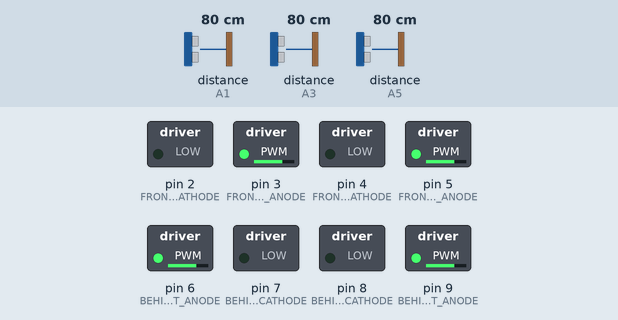
A sketch run on a simulated Arduino Uno, built with avr-gcc and run on an emulated ATmega328P. On the bench: switched loads named in the sketch (green lamp = pin HIGH). Wiring (inferred from the names in the program): 3 × ultrasonic range finder: trigger A0, echo A1 / trigger A2, echo A3 / trigger A4, echo A5. Dashed ring = blinking. The inputs (shaded band) are chosen by the test bench; at power-on: distance to the obstacle (sensors on A1, A3, A5) 80 cm. The echo pulse lasts 58.3 µs per cm; pins used as bus, display or sensor lines are not drawn.

Above: at 1.2 s.
1.3 s: distance to the obstacle (sensor on A1) set to 63 cm
2.8 s: distance to the obstacle (sensor on A1) set to 56 cm
At 4.0 s:
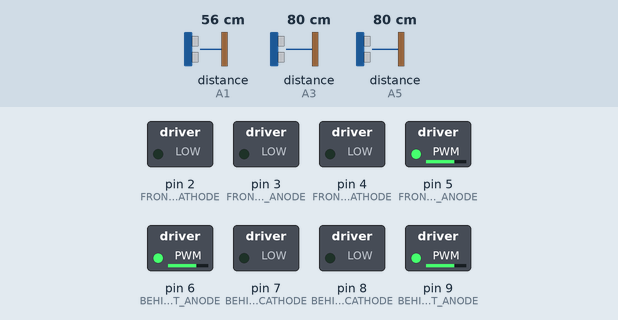
5.8 s: distance to the obstacle (sensor on A3) set to 85 cm
At 8.0 s:
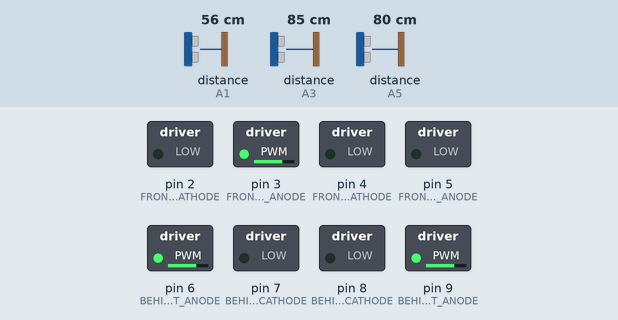
8.8 s: distance to the obstacle (sensor on A3) set to 2 cm
At 10.2 s:
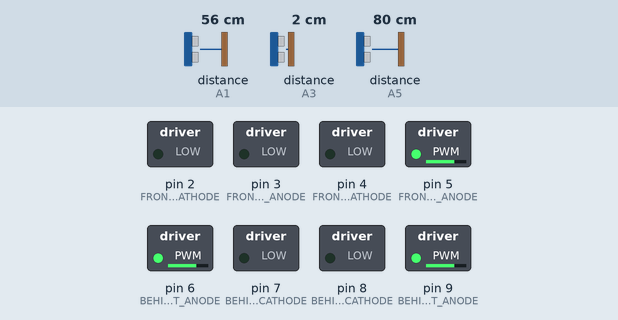
11.8 s: distance to the obstacle (sensor on A3) set to 120 cm
At 13.2 s:
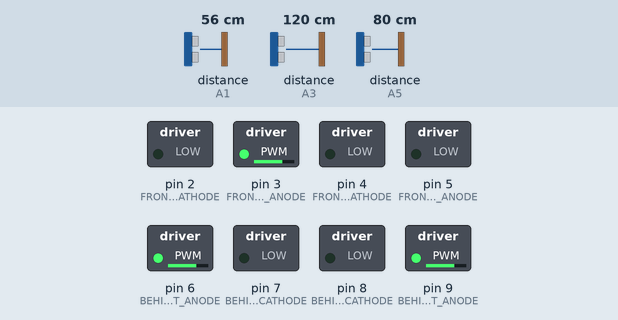
Timing chart, 0 to 15.8 s (numbered marks = the images above; inputs shaded):
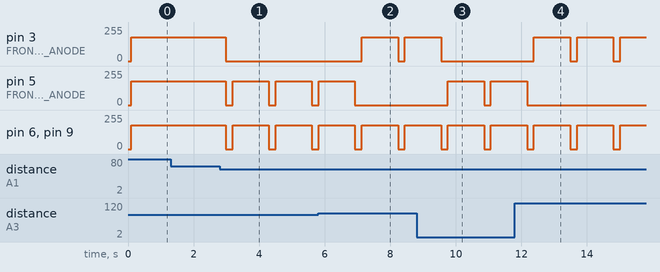

Measured:
- the behaviour switches between 61 and 60 cm on distance to the obstacle (sensor on A1) (found by bisection; images 0 and 1)
- the behaviour switches between 80 and 81 cm on distance to the obstacle (sensor on A3) (found by bisection; images 1 and 2)
- after the input at 1.3 s, every drawn part: stays the same
- after the input at 2.8 s, pin 3 (FRONT_RIGHT_ANODE): 180/255 → 0/255 after 0.18 s; pin 5 (FRONT_LEFT_ANODE), pin 6 (BEHIND_RIGHT_ANODE), pin 9 (BEHIND_LEFT_ANODE): alternates 180/255 for 1.1 s and 0/255 for 0.21 s, starting after 0.18 s
- after the input at 5.8 s, pin 3 (FRONT_RIGHT_ANODE): 0/255 → 180/255 after 1.3 s, → 0/255 1.1 s later, → 180/255 0.21 s later; pin 5 (FRONT_LEFT_ANODE): goes on until 6.9 s, then stays 0/255
- after the input at 8.8 s, pin 3 (FRONT_RIGHT_ANODE): goes on until 9.6 s, then stays 0/255; pin 5 (FRONT_LEFT_ANODE): 0/255 → 180/255 after 0.96 s, → 0/255 1.1 s later, → 180/255 0.21 s later
- after the input at 11.8 s, pin 3 (FRONT_RIGHT_ANODE): alternates 180/255 for 1.1 s and 0/255 for 0.21 s, starting after 0.58 s; pin 5 (FRONT_LEFT_ANODE): goes on until 12.2 s, then stays 0/255

The sketch:

Module_Robot_Tranh_Vat_Can.ino
```cpp
/// Define Constant ///
#define FRONT_LEFT_ANODE 5
#define FRONT_LEFT_CATHODE 4
#define FRONT_RIGHT_ANODE 3
#define FRONT_RIGHT_CATHODE 2

#define BEHIND_LEFT_ANODE 9
#define BEHIND_LEFT_CATHODE 8
#define BEHIND_RIGHT_ANODE 6
#define BEHIND_RIGHT_CATHODE 7

// ultrasonic sensor //
#define FRONT_TRIG A0
#define FRONT_ECHO A1
#define LEFT_TRIG A2
#define LEFT_ECHO A3
#define RIGHT_TRIG A4
#define RIGHT_ECHO A5

#define MAX_SPEED 180
#define MIN_SPEED 00
#define MAX_DISTANCE 60.0


/// Define Variable //
float distance_front = 0.0;
float distance_left = 0.0;
float distance_right = 0.0;

// func engine go forward//
void engineGo(int anode, int cathode, int speed) {
  analogWrite(anode, speed);
//  digitalWrite(anode, speed);
  digitalWrite(cathode, LOW);
}

// func motor stop//
void engineStop(int anode, int cathode, int speed) {
  analogWrite(anode, speed);
//  digitalWrite(anode, LOW);
  digitalWrite(cathode, LOW);
}

// robot go straight //
void go_straight(){
  engineGo(FRONT_LEFT_ANODE, FRONT_LEFT_CATHODE, MAX_SPEED);
  engineGo(FRONT_RIGHT_ANODE, FRONT_RIGHT_CATHODE, MAX_SPEED);
  engineGo(BEHIND_LEFT_ANODE, BEHIND_LEFT_CATHODE, MAX_SPEED);
  engineGo(BEHIND_RIGHT_ANODE, BEHIND_RIGHT_CATHODE, MAX_SPEED);
//  delay(500);
}

// robot go left //
void go_left(){
  engineStop(FRONT_LEFT_ANODE, FRONT_LEFT_CATHODE, MIN_SPEED);
  engineGo(FRONT_RIGHT_ANODE, FRONT_RIGHT_CATHODE, MAX_SPEED);
  engineGo(BEHIND_LEFT_ANODE, BEHIND_LEFT_CATHODE, MAX_SPEED);
//  engineStop(BEHIND_LEFT_ANODE, BEHIND_LEFT_CATHODE, MIN_SPEED);
  engineGo(BEHIND_RIGHT_ANODE, BEHIND_RIGHT_CATHODE, MAX_SPEED);
  delay(1000);
}

// robot go right //
void go_right(){
  engineGo(FRONT_LEFT_ANODE, FRONT_LEFT_CATHODE, MAX_SPEED);
  engineStop(FRONT_RIGHT_ANODE, FRONT_RIGHT_CATHODE, MIN_SPEED);
  engineGo(BEHIND_LEFT_ANODE, BEHIND_LEFT_CATHODE, MAX_SPEED);
//  engineStop(BEHIND_RIGHT_ANODE, BEHIND_RIGHT_CATHODE, MIN_SPEED);
  engineGo(BEHIND_RIGHT_ANODE, BEHIND_RIGHT_CATHODE, MAX_SPEED);
  delay(1000);
}

void go_stop(){
  engineStop(FRONT_LEFT_ANODE, FRONT_LEFT_CATHODE, MIN_SPEED);
  engineStop(FRONT_RIGHT_ANODE, FRONT_RIGHT_CATHODE, MIN_SPEED);
  engineStop(BEHIND_LEFT_ANODE, BEHIND_LEFT_CATHODE, MIN_SPEED);
  engineStop(BEHIND_RIGHT_ANODE, BEHIND_RIGHT_CATHODE, MIN_SPEED);
//  delay(400);
}

float calculate_distance(int trig, int echo){
  digitalWrite(trig,0);   // tắt chân trig
  delayMicroseconds(2);
  digitalWrite(trig,1);   // phát xung từ chân trig
  delayMicroseconds(5);   // xung có độ dài 5 microSeconds
  digitalWrite(trig,0);   // tắt chân trig

  /* Tính toán thời gian */
  // Đo độ rộng xung HIGH ở chân echo.
  int duration = pulseIn(echo, HIGH);
//  Serial.print("duration = ");
//  Serial.println(duration);

  // Tính khoảng cách đến vật.
  return float(0.03432*duration/2);
}

void setup() {
  // put your setup code here, to run once:
  Serial.begin(9600);

  pinMode(FRONT_LEFT_ANODE, OUTPUT);
  pinMode(FRONT_LEFT_CATHODE, OUTPUT);
  pinMode(FRONT_RIGHT_ANODE, OUTPUT);
  pinMode(FRONT_RIGHT_CATHODE, OUTPUT);
  pinMode(BEHIND_LEFT_ANODE, OUTPUT);
  pinMode(BEHIND_LEFT_CATHODE, OUTPUT);
  pinMode(BEHIND_RIGHT_ANODE, OUTPUT);
  pinMode(BEHIND_RIGHT_CATHODE, OUTPUT);

  pinMode(FRONT_TRIG, OUTPUT);
  pinMode(LEFT_TRIG, OUTPUT);
  pinMode(RIGHT_TRIG, OUTPUT);

  pinMode(FRONT_ECHO, INPUT);
  pinMode(LEFT_ECHO, INPUT);
  pinMode(RIGHT_ECHO, INPUT);
}

void loop() {
  distance_front = calculate_distance(FRONT_TRIG, FRONT_ECHO);
  delay(100);
//  Serial.print("distance front = ");
//  Serial.println(distance_front);
//  Serial.print("distance left = ");
//  Serial.println(distance_left);
//  Serial.print("distance right = ");
//  Serial.println(distance_right);


  if(distance_front <= MAX_DISTANCE) {
    go_stop();
    delay(100);
//    go_straight();
//    delay(300);
    distance_left = calculate_distance(LEFT_TRIG, LEFT_ECHO);
    delay(50);
    distance_right = calculate_distance(RIGHT_TRIG, RIGHT_ECHO);
    delay(50);

    if(distance_right >= distance_left) {
      go_right();
//      go_stop();
    } else {
      go_left();
//      go_stop();
    }

  } else {
    go_straight();

    distance_left = calculate_distance(LEFT_TRIG, LEFT_ECHO);
    distance_right = calculate_distance(RIGHT_TRIG, RIGHT_ECHO);

    if(distance_left <= 40.0) {
      go_right();
    }

    if (distance_right <= 40.0){
      go_left();
    }
  }
}
```
